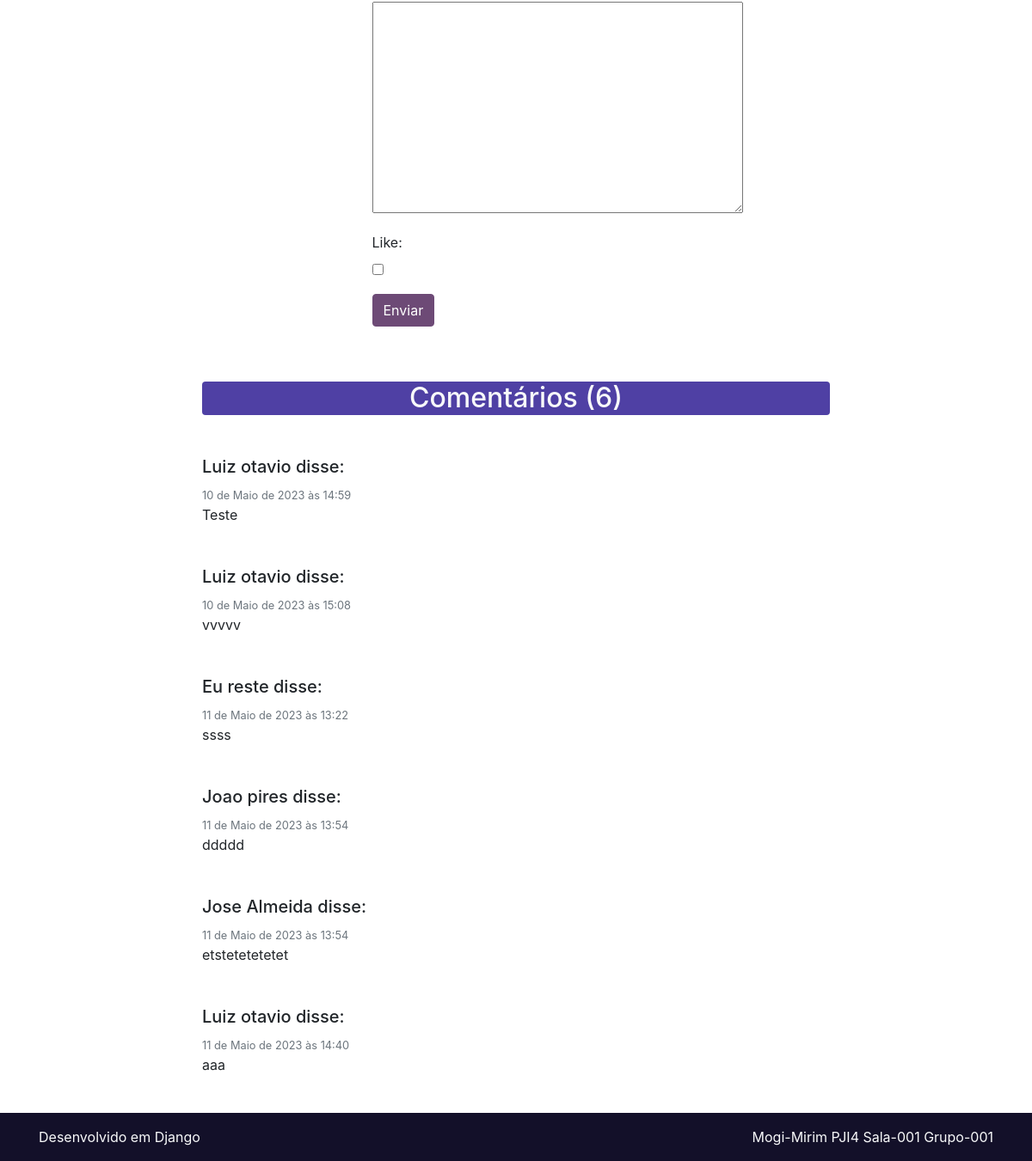
/post/3 (signed in, lower part), run on an earlier commit of the app's database.
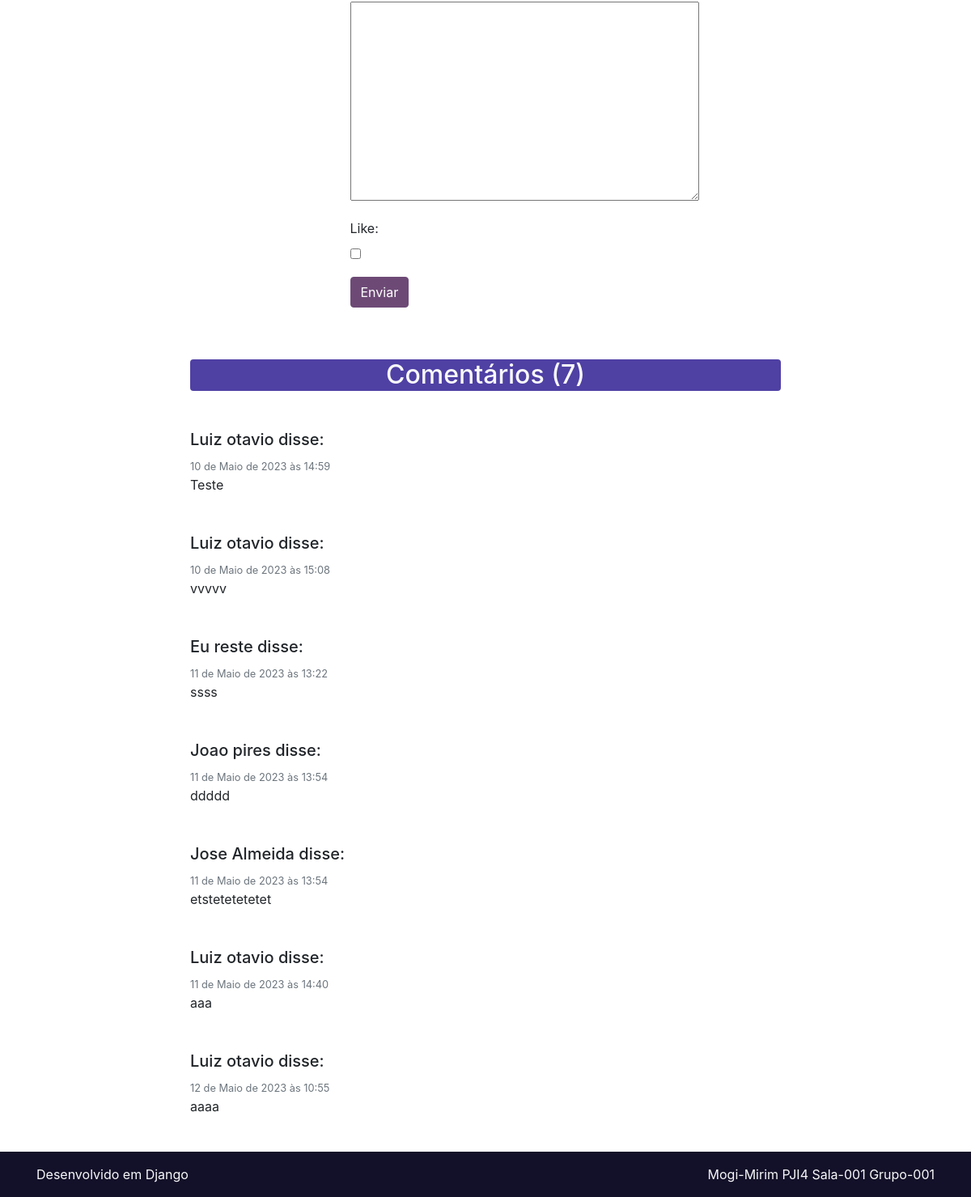
And on a later commit of the database.
### comentarios/models.py (models this page shows, shortened)
class Comentario(models.Model):
    nome_comentario = models.CharField(max_length=150, verbose_name='Nome')
    email_comentario = models.EmailField(verbose_name='E-mail')
    comentario = models.TextField(verbose_name='Comentário')
    post_comentario = models.ForeignKey(Post, on_delete=models.CASCADE)
    usuario_comentario = models.ForeignKey(User, on_delete=models.DO_NOTHING, blank=True, null=True)
    data_comentario = models.DateTimeField(default=timezone.now)
    publicado_comentario = models.BooleanField(default=True)
    like_comentario = models.BooleanField(default=False, verbose_name='Like')

### posts/views.py (the view, shortened to what this page needs)
# urls.py: path('post/<int:pk>', views.PostDetalhes.as_view(), name='post_detalhes'),
class PostDetalhes(View):
    template_name = 'posts/post_detalhes.html'
    def setup(self, request, *args, **kwargs):
        super().setup(request, *args, **kwargs)
        pk = self.kwargs.get('pk')
        post = get_object_or_404(Post, pk=pk, publicado_post=True)
        self.contexto = {
            'post': post,
            'comentarios': Comentario.objects.filter(post_comentario=post, publicado_comentario=True),
            'form': FormComentario(request.POST or None)
        }
    def get(self, request, *args, **kwargs):
        return render(request, self.template_name, self.contexto)

### comentarios/forms.py (shortened to what this page needs)
class FormComentario(ModelForm):
    class Meta:
        model = Comentario
        fields = ('nome_comentario', 'email_comentario', 'comentario', 'like_comentario')

### posts/templates/posts/post_detalhes.html (shortened to what this page needs)
{% extends 'base.html' %}
{% block conteudo %}
{% if not user.is_authenticated %}
<h2 class="my-3 text-light text-center rounded" style="background-color: #4f40a4">Necessário estar logado para ser possível ler o conteúdo completo</h2>
{% else %}
 <div class="row pt-5">
        <div class="col-xl"></div>
        <div class="col-xl-8">
            <form method="POST" class="col-md-6 offset-md-3" action="#envia_comentario">
                {% for visible_field in form.visible_fields %}
                     <div class="form-group">
                        {{ visible_field.label_tag }}<br>
                        {{ visible_field }}
                    </div>
                {% endfor %}
                <input id="envia_comentario" type="submit" class="btn btn-primary" value="Enviar">
            </form>
        </div>
        <div class="col-xl"></div>
    </div>
    {% if comentarios %}
    <div class="row pt-5">
        <div class="col-xl"></div>
        <div class="col-xl-8">
            <h2 class="my-3 text-light text-center rounded" style="background-color: #4f40a4">Comentários ({{ comentarios.count }})</h2>
            {% for comentario in comentarios %}
            <h5 class="mb-2 mt-5">{{ comentario.nome_comentario }} disse:</h5>
            <small class="text-muted">{{ comentario.data_comentario }}</small>
            <p class="mb-1">{{ comentario.comentario }}</p>
            {% endfor %}
        </div>
        <div class="col-xl"></div>
    </div>
    {% endif %}
{% endif %}
{% endblock %}

What changed in the data, as far as the page shows it:
added Comentario: nome_comentario "Luiz otavio", data_comentario "12 de Maio de 2023 às 10:55", comentario "aaaa"
Also different on the page:
{{ comentarios.count }}: "6" → "7"
